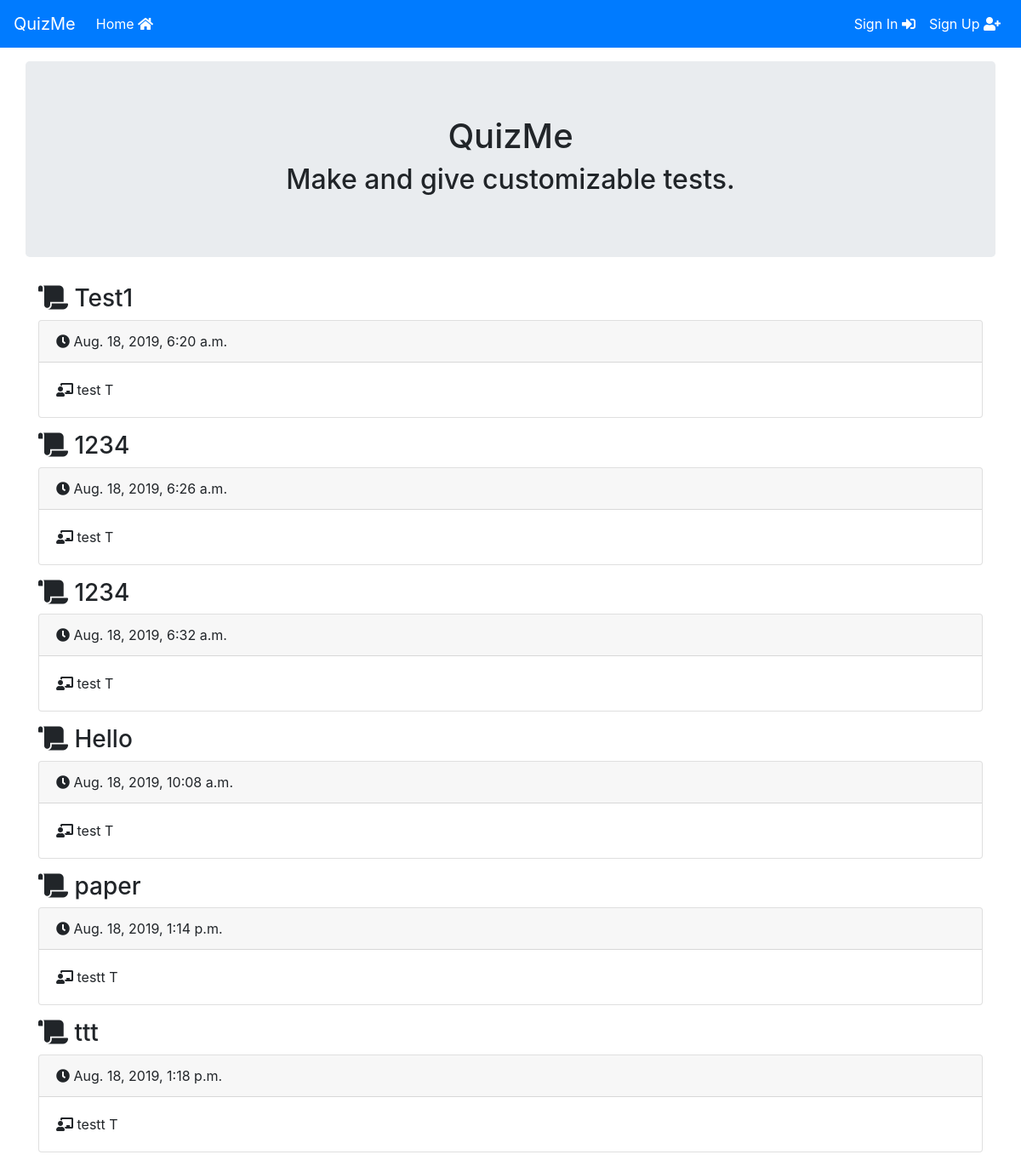
The page / on the database its author committed.
### AdminTestPapers/models.py (models this page shows, shortened)
class QuestionPaper(models.Model):
  teacher = models.ForeignKey(SiteUser, on_delete = models.CASCADE,default = None)
  pub_date = models.DateTimeField('date published')
  title_text = models.CharField(max_length = 100)

class SiteUser(models.Model):
  user_type_choices = [
    ("T","Teacher"),
    ("S","Student"),
  ]
  user = models.OneToOneField(User, on_delete = models.CASCADE, related_name='profile')
  user_type = models.CharField(max_length = 1, choices = user_type_choices,default = "S",blank = False)
  def __str__(self):
    return '%s %s' % (self.user.username, self.user_type)

### AdminTestPapers/views.py (the view)
# urls.py: path("", views.home, name="home"),
def home(request):
    papers = QuestionPaper.objects.order_by("pub_date")[:10]
    return render(request,'home.html', {'papers': papers})

### AdminTestPapers/templates/home.html
{% extends "base.html" %}
{% block content%}
  <div class="container-fluid">
    <div class="jumbotron text-center">
      <h1>QuizMe</h1>
      <h2>Make and give customizable tests.</h2>
    </div>
  </div>
  {% for paper in papers%}
    <div class="container mt-3 mb-3">
      <h3><i class="fas fa-scroll"></i> {{paper.title_text}}</h3>
      <div class="card">
        <div class="card-header"><i class="fas fa-clock"></i> {{paper.pub_date}}</div>
        <div class="card-body"><i class="fas fa-chalkboard-teacher"></i> {{paper.teacher}}</div>
      </div>
    </div>
  {% endfor %}
{% endblock %}

### rows shown on the page
QuestionPaper: title_text "Test1", pub_date "Aug. 18, 2019, 6:20 a.m.", teacher "test T"
QuestionPaper: title_text "1234", pub_date "Aug. 18, 2019, 6:26 a.m.", teacher "test T"
QuestionPaper: title_text "1234", pub_date "Aug. 18, 2019, 6:32 a.m.", teacher "test T"
QuestionPaper: title_text "Hello", pub_date "Aug. 18, 2019, 10:08 a.m.", teacher "test T"
QuestionPaper: title_text "paper", pub_date "Aug. 18, 2019, 1:14 p.m.", teacher "testt T"
QuestionPaper: title_text "ttt", pub_date "Aug. 18, 2019, 1:18 p.m.", teacher "testt T"
